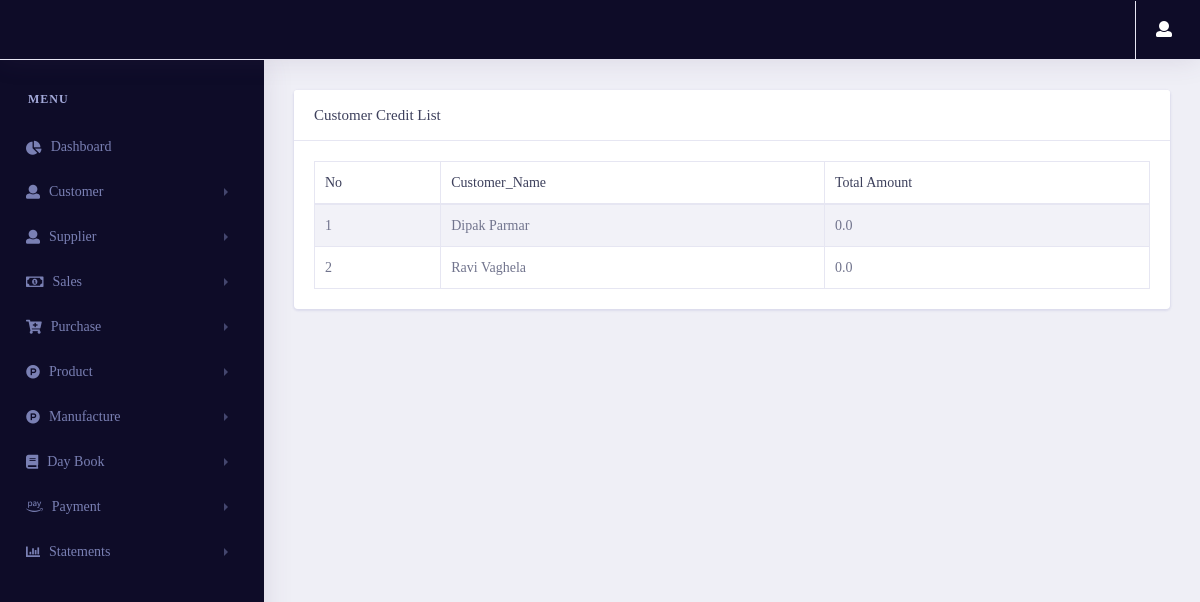
/statement/customer_Credit/ (signed in), run on the app's committed database.
### customer/models.py (models this page shows, shortened)
class customeraccount_gst(models.Model):
    customer_name = models.OneToOneField(Customer_gst,on_delete=models.CASCADE)
    amount = models.FloatField(default=0)
    id = models.UUIDField(default=uuid.uuid4 , unique=True , primary_key=True , editable=False)

class Customer_gst(models.Model):
    customerid = models.CharField(max_length=10, null=True, blank=True)
    fullname = models.CharField(max_length=50)
    email = models.EmailField(max_length=254)
    contactno = models.CharField(max_length=50)
    gst = models.CharField(max_length=50)
    city = models.CharField(max_length=50)
    state = models.CharField(max_length=50)
    landmark = models.CharField(max_length=50)
    id = models.UUIDField(default=uuid.uuid4 , unique=True , primary_key=True , editable=False)
    def __str__(self):
        return self.fullname

### statements/views.py (the view)
# urls.py: path('customer_Credit/',views.customer_Credit,name="customer_Credit"),
@login_required(login_url='login')
def customer_Credit(request):
    try:
        if request.session['Estimate']:
            customer_credit_data = customeraccount_estimate.objects.select_related('customer_name').all()
        if request.session['GST']:
            customer_credit_data = customeraccount_gst.objects.all()
        context = {
            'customer_credit_data':customer_credit_data
        }
        return render(request, 'statements/customercredit.html',context)
    except:
        return redirect('error404')

### statements/templates/statements/customercredit.html (shortened to what this page needs)
{% extends 'pages/base.html' %}
{% load static %}
{% load user_auth %}
{% block content %}
<link rel="stylesheet" href="{% static 'vendor/bootstrap/css/bootstrap.min.css' %}">
<link href="{% static 'vendor/fonts/circular-std/style.css' %}" rel="stylesheet">
<link rel="stylesheet" href="{% static 'libs/css/style.css' %}">
<link rel="stylesheet" href="{% static 'vendor/fonts/fontawesome/css/fontawesome-all.css' %}">
<link rel="stylesheet" type="text/css" href="{% static 'vendor/datatables/css/dataTables.bootstrap4.css' %}">
{% if request.session.Estimate %}
<div class="row">
    <div class="col-xl-12 col-lg-12 col-md-12 col-sm-12 col-12">
        <div class="card">
            <h5 class="card-header">Customer Credit List</h5>
            <div class="card-body">
                <div class="table-responsive">
                    <table class="table table-striped table-bordered first" id="example">
                        <thead>
                        <tr>
                            <th>No</th>
                            <th>Customer_Name</th>
                            <th>Total Amount</th>
                        </tr>
                        </thead>
                        <tbody>
                        {% for i in customer_credit_data %}
                        <tr>
                            <td>{{forloop.counter}}</td>
                            <td>{{i.customer_name}}</td>
                            <td>{{i.amount}}</td>
                        </tr>
                        {% endfor %}
                        </tbody>
                    </table>
                </div>
            </div>
        </div>
    </div>
</div>
{% endif %}
{% endblock content %}

### data on the page
customeraccount_gst: customer_name "Dipak Parmar", amount "0.0"
customeraccount_gst: customer_name "Ravi Vaghela", amount "0.0"
